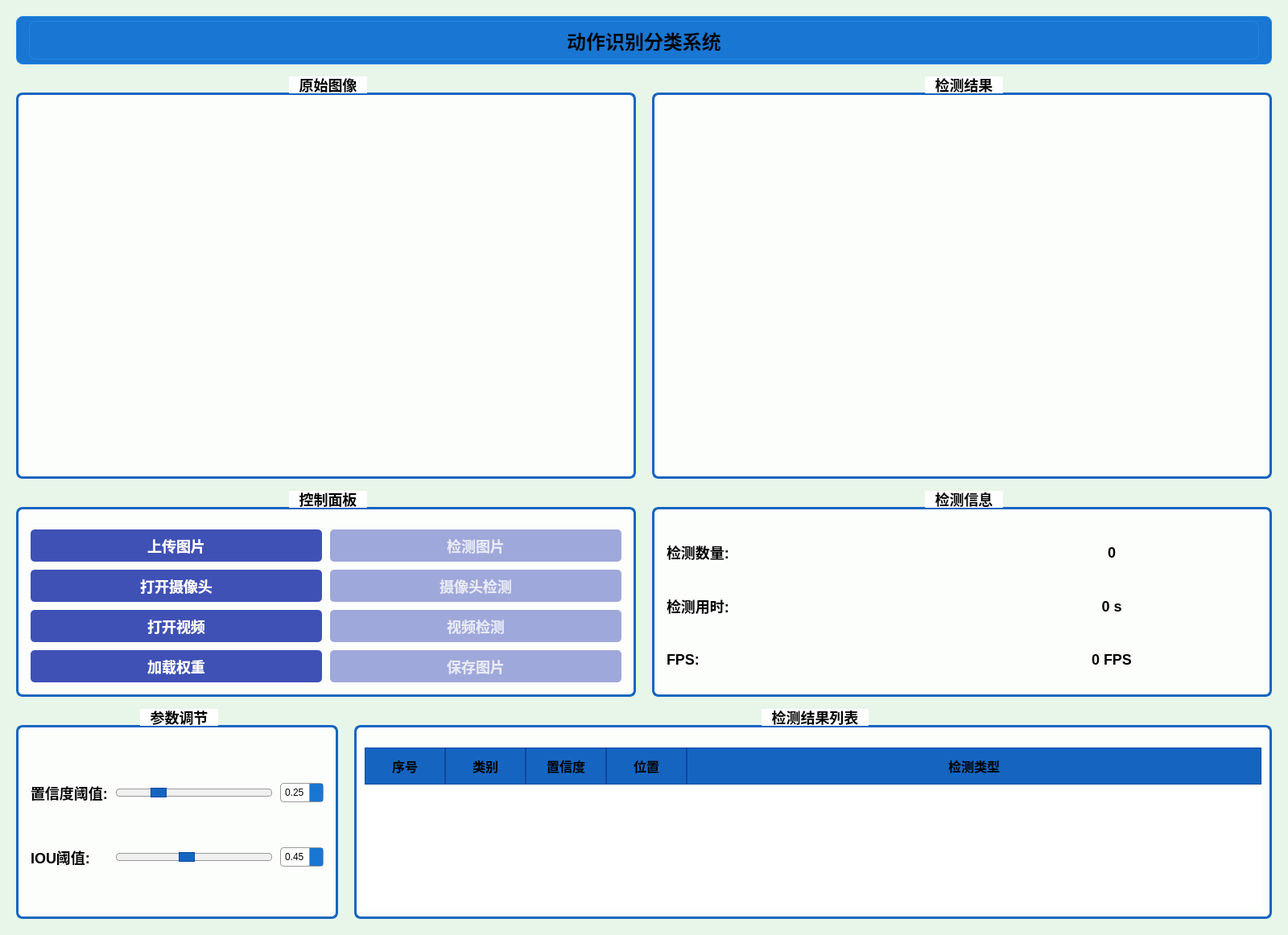
<?xml version="1.0" encoding="UTF-8"?>
<ui version="4.0">
 <class>GrapeDetectionApp</class>
 <widget class="QMainWindow" name="GrapeDetectionApp">
  <property name="geometry">
   <rect>
    <x>0</x>
    <y>0</y>
    <width>1600</width>
    <height>1000</height>
   </rect>
  </property>
  <property name="font">
   <font>
    <family>微软雅黑</family>
    <pointsize>14</pointsize>
   </font>
  </property>
  <property name="windowTitle">
   <string>动作识别分类系统</string>
  </property>
  <property name="styleSheet">
   <string notr="true">QMainWindow {
	background-color: #e8f5e9;
}</string>
  </property>
  <widget class="QWidget" name="centralwidget">
   <layout class="QVBoxLayout" name="main_layout">
    <property name="spacing">
     <number>15</number>
    </property>
    <property name="leftMargin">
     <number>20</number>
    </property>
    <property name="topMargin">
     <number>20</number>
    </property>
    <property name="rightMargin">
     <number>20</number>
    </property>
    <property name="bottomMargin">
     <number>20</number>
    </property>
    <item>
     <widget class="QFrame" name="header_frame">
      <property name="minimumSize">
       <size>
        <width>0</width>
        <height>60</height>
       </size>
      </property>
      <property name="maximumSize">
       <size>
        <width>16777215</width>
        <height>60</height>
       </size>
      </property>
      <property name="styleSheet">
       <string notr="true">QFrame {
    background-color: #1976D2;
    border-radius: 8px;
    border: 1px solid #1E88E5;
}</string>
      </property>
      <property name="frameShape">
       <enum>QFrame::StyledPanel</enum>
      </property>
      <property name="frameShadow">
       <enum>QFrame::Raised</enum>
      </property>
      <layout class="QHBoxLayout" name="horizontalLayout">
       <property name="leftMargin">
        <number>15</number>
       </property>
       <property name="topMargin">
        <number>5</number>
       </property>
       <property name="rightMargin">
        <number>15</number>
       </property>
       <property name="bottomMargin">
        <number>5</number>
       </property>
       <item>
        <widget class="QLabel" name="title_label">
         <property name="styleSheet">
          <string notr="true">color: #000000;
font-size: 24px;
font-weight: bold;
padding: 10px;</string>
         </property>
         <property name="text">
          <string>动作识别分类系统</string>
         </property>
         <property name="alignment">
          <set>Qt::AlignCenter</set>
         </property>
        </widget>
       </item>
      </layout>
     </widget>
    </item>
    <item>
     <layout class="QHBoxLayout" name="top_layout" stretch="1,1">
      <property name="spacing">
       <number>20</number>
      </property>
      <item>
       <widget class="QGroupBox" name="original_group">
        <property name="minimumSize">
         <size>
          <width>600</width>
          <height>500</height>
         </size>
        </property>
        <property name="styleSheet">
         <string notr="true">QGroupBox {
    font-size: 18px;
    font-weight: bold;
    border: 3px solid #1565C0;
    border-radius: 8px;
    margin-top: 20px;
    background-color: rgba(255, 255, 255, 220);
}
QGroupBox::title {
    subcontrol-origin: margin;
    subcontrol-position: top center;
    padding: 0 10px;
    color: #000000;
    background-color: white;
}</string>
        </property>
        <property name="title">
         <string>原始图像</string>
        </property>
        <layout class="QVBoxLayout" name="verticalLayout_2">
         <property name="spacing">
          <number>0</number>
         </property>
         <property name="leftMargin">
          <number>3</number>
         </property>
         <property name="topMargin">
          <number>25</number>
         </property>
         <property name="rightMargin">
          <number>3</number>
         </property>
         <property name="bottomMargin">
          <number>3</number>
         </property>
         <item>
          <widget class="QLabel" name="original_label">
           <property name="styleSheet">
            <string notr="true">border: none; padding: 0px; margin: 0px; color: #000000;</string>
           </property>
           <property name="text">
            <string/>
           </property>
           <property name="scaledContents">
            <bool>true</bool>
           </property>
           <property name="alignment">
            <set>Qt::AlignCenter</set>
           </property>
          </widget>
         </item>
        </layout>
       </widget>
      </item>
      <item>
       <widget class="QGroupBox" name="result_group">
        <property name="minimumSize">
         <size>
          <width>600</width>
          <height>500</height>
         </size>
        </property>
        <property name="styleSheet">
         <string notr="true">QGroupBox {
    font-size: 18px;
    font-weight: bold;
    border: 3px solid #1565C0;
    border-radius: 8px;
    margin-top: 20px;
    background-color: rgba(255, 255, 255, 220);
}
QGroupBox::title {
    subcontrol-origin: margin;
    subcontrol-position: top center;
    padding: 0 10px;
    color: #000000;
    background-color: white;
}</string>
        </property>
        <property name="title">
         <string>检测结果</string>
        </property>
        <layout class="QVBoxLayout" name="verticalLayout_3">
         <property name="spacing">
          <number>0</number>
         </property>
         <property name="leftMargin">
          <number>3</number>
         </property>
         <property name="topMargin">
          <number>25</number>
         </property>
         <property name="rightMargin">
          <number>3</number>
         </property>
         <property name="bottomMargin">
          <number>3</number>
         </property>
         <item>
          <widget class="QLabel" name="result_label">
           <property name="styleSheet">
            <string notr="true">border: none; padding: 0px; margin: 0px; color: #000000;</string>
           </property>
           <property name="text">
            <string/>
           </property>
           <property name="scaledContents">
            <bool>true</bool>
           </property>
           <property name="alignment">
            <set>Qt::AlignCenter</set>
           </property>
          </widget>
         </item>
        </layout>
       </widget>
      </item>
     </layout>
    </item>
    <item>
     <layout class="QHBoxLayout" name="middle_layout">
      <property name="spacing">
       <number>20</number>
      </property>
      <item>
       <widget class="QGroupBox" name="control_group">
        <property name="styleSheet">
         <string notr="true">QGroupBox {
    font-size: 18px;
    font-weight: bold;
    border: 3px solid #1565C0;
    border-radius: 8px;
    margin-top: 20px;
    background-color: rgba(255, 255, 255, 220);
}
QGroupBox::title {
    subcontrol-origin: margin;
    subcontrol-position: top center;
    padding: 0 10px;
    color: #000000;
    background-color: white;
}</string>
        </property>
        <property name="title">
         <string>控制面板</string>
        </property>
        <layout class="QGridLayout" name="gridLayout">
         <property name="leftMargin">
          <number>15</number>
         </property>
         <property name="topMargin">
          <number>25</number>
         </property>
         <property name="rightMargin">
          <number>15</number>
         </property>
         <property name="bottomMargin">
          <number>15</number>
         </property>
         <property name="spacing">
          <number>10</number>
         </property>
         <item row="0" column="0">
          <widget class="QPushButton" name="upload_btn">
           <property name="minimumSize">
            <size>
             <width>0</width>
             <height>40</height>
            </size>
           </property>
           <property name="styleSheet">
            <string notr="true">QPushButton {
    background-color: #3f51b5;
    color: white;
    border: none;
    border-radius: 5px;
    padding: 8px 16px;
    font-size: 18px;
    font-weight: bold;
    box-shadow: 0 2px 5px rgba(0, 0, 0, 0.3);
}
QPushButton:hover {
    background-color: #5c6bc0;
}
QPushButton:pressed {
    background-color: #303f9f;
    box-shadow: 0 1px 2px rgba(0, 0, 0, 0.3);
}
QPushButton:disabled {
    background-color: #9fa8da;
    color: #e8eaf6;
}</string>
           </property>
           <property name="text">
            <string>上传图片</string>
           </property>
          </widget>
         </item>
         <item row="0" column="1">
          <widget class="QPushButton" name="detect_btn">
           <property name="enabled">
            <bool>false</bool>
           </property>
           <property name="minimumSize">
            <size>
             <width>0</width>
             <height>40</height>
            </size>
           </property>
           <property name="styleSheet">
            <string notr="true">QPushButton {
    background-color: #3f51b5;
    color: white;
    border: none;
    border-radius: 5px;
    padding: 8px 16px;
    font-size: 18px;
    font-weight: bold;
    box-shadow: 0 2px 5px rgba(0, 0, 0, 0.3);
}
QPushButton:hover {
    background-color: #5c6bc0;
}
QPushButton:pressed {
    background-color: #303f9f;
    box-shadow: 0 1px 2px rgba(0, 0, 0, 0.3);
}
QPushButton:disabled {
    background-color: #9fa8da;
    color: #e8eaf6;
}</string>
           </property>
           <property name="text">
            <string>检测图片</string>
           </property>
          </widget>
         </item>
         <item row="1" column="0">
          <widget class="QPushButton" name="camera_btn">
           <property name="minimumSize">
            <size>
             <width>0</width>
             <height>40</height>
            </size>
           </property>
           <property name="styleSheet">
            <string notr="true">QPushButton {
    background-color: #3f51b5;
    color: white;
    border: none;
    border-radius: 5px;
    padding: 8px 16px;
    font-size: 18px;
    font-weight: bold;
    box-shadow: 0 2px 5px rgba(0, 0, 0, 0.3);
}
QPushButton:hover {
    background-color: #5c6bc0;
}
QPushButton:pressed {
    background-color: #303f9f;
    box-shadow: 0 1px 2px rgba(0, 0, 0, 0.3);
}
QPushButton:disabled {
    background-color: #9fa8da;
    color: #e8eaf6;
}</string>
           </property>
           <property name="text">
            <string>打开摄像头</string>
           </property>
          </widget>
         </item>
         <item row="1" column="1">
          <widget class="QPushButton" name="detect_camera_btn">
           <property name="enabled">
            <bool>false</bool>
           </property>
           <property name="minimumSize">
            <size>
             <width>0</width>
             <height>40</height>
            </size>
           </property>
           <property name="styleSheet">
            <string notr="true">QPushButton {
    background-color: #3f51b5;
    color: white;
    border: none;
    border-radius: 5px;
    padding: 8px 16px;
    font-size: 18px;
    font-weight: bold;
    box-shadow: 0 2px 5px rgba(0, 0, 0, 0.3);
}
QPushButton:hover {
    background-color: #5c6bc0;
}
QPushButton:pressed {
    background-color: #303f9f;
    box-shadow: 0 1px 2px rgba(0, 0, 0, 0.3);
}
QPushButton:disabled {
    background-color: #9fa8da;
    color: #e8eaf6;
}</string>
           </property>
           <property name="text">
            <string>摄像头检测</string>
           </property>
          </widget>
         </item>
         <item row="2" column="0">
          <widget class="QPushButton" name="video_btn">
           <property name="minimumSize">
            <size>
             <width>0</width>
             <height>40</height>
            </size>
           </property>
           <property name="styleSheet">
            <string notr="true">QPushButton {
    background-color: #3f51b5;
    color: white;
    border: none;
    border-radius: 5px;
    padding: 8px 16px;
    font-size: 18px;
    font-weight: bold;
    box-shadow: 0 2px 5px rgba(0, 0, 0, 0.3);
}
QPushButton:hover {
    background-color: #5c6bc0;
}
QPushButton:pressed {
    background-color: #303f9f;
    box-shadow: 0 1px 2px rgba(0, 0, 0, 0.3);
}
QPushButton:disabled {
    background-color: #9fa8da;
    color: #e8eaf6;
}</string>
           </property>
           <property name="text">
            <string>打开视频</string>
           </property>
          </widget>
         </item>
         <item row="2" column="1">
          <widget class="QPushButton" name="detect_video_btn">
           <property name="enabled">
            <bool>false</bool>
           </property>
           <property name="minimumSize">
            <size>
             <width>0</width>
             <height>40</height>
            </size>
           </property>
           <property name="styleSheet">
            <string notr="true">QPushButton {
    background-color: #3f51b5;
    color: white;
    border: none;
    border-radius: 5px;
    padding: 8px 16px;
    font-size: 18px;
    font-weight: bold;
    box-shadow: 0 2px 5px rgba(0, 0, 0, 0.3);
}
QPushButton:hover {
    background-color: #5c6bc0;
}
QPushButton:pressed {
    background-color: #303f9f;
    box-shadow: 0 1px 2px rgba(0, 0, 0, 0.3);
}
QPushButton:disabled {
    background-color: #9fa8da;
    color: #e8eaf6;
}</string>
           </property>
           <property name="text">
            <string>视频检测</string>
           </property>
          </widget>
         </item>
         <item row="3" column="0">
          <widget class="QPushButton" name="load_weight_btn">
           <property name="minimumSize">
            <size>
             <width>0</width>
             <height>40</height>
            </size>
           </property>
           <property name="styleSheet">
            <string notr="true">QPushButton {
    background-color: #3f51b5;
    color: white;
    border: none;
    border-radius: 5px;
    padding: 8px 16px;
    font-size: 18px;
    font-weight: bold;
    box-shadow: 0 2px 5px rgba(0, 0, 0, 0.3);
}
QPushButton:hover {
    background-color: #5c6bc0;
}
QPushButton:pressed {
    background-color: #303f9f;
    box-shadow: 0 1px 2px rgba(0, 0, 0, 0.3);
}
QPushButton:disabled {
    background-color: #9fa8da;
    color: #e8eaf6;
}</string>
           </property>
           <property name="text">
            <string>加载权重</string>
           </property>
          </widget>
         </item>
         <item row="3" column="1">
          <widget class="QPushButton" name="save_image_btn">
           <property name="enabled">
            <bool>false</bool>
           </property>
           <property name="minimumSize">
            <size>
             <width>0</width>
             <height>40</height>
            </size>
           </property>
           <property name="styleSheet">
            <string notr="true">QPushButton {
    background-color: #3f51b5;
    color: white;
    border: none;
    border-radius: 5px;
    padding: 8px 16px;
    font-size: 18px;
    font-weight: bold;
    box-shadow: 0 2px 5px rgba(0, 0, 0, 0.3);
}
QPushButton:hover {
    background-color: #5c6bc0;
}
QPushButton:pressed {
    background-color: #303f9f;
    box-shadow: 0 1px 2px rgba(0, 0, 0, 0.3);
}
QPushButton:disabled {
    background-color: #9fa8da;
    color: #e8eaf6;
}</string>
           </property>
           <property name="text">
            <string>保存图片</string>
           </property>
          </widget>
         </item>
        </layout>
       </widget>
      </item>
      <item>
       <widget class="QGroupBox" name="info_group">
        <property name="styleSheet">
         <string notr="true">QGroupBox {
    font-size: 18px;
    font-weight: bold;
    border: 3px solid #1565C0;
    border-radius: 8px;
    margin-top: 20px;
    background-color: rgba(255, 255, 255, 220);
}
QGroupBox::title {
    subcontrol-origin: margin;
    subcontrol-position: top center;
    padding: 0 10px;
    color: #000000;
    background-color: white;
}</string>
        </property>
        <property name="title">
         <string>检测信息</string>
        </property>
        <layout class="QGridLayout" name="gridLayout_2">
         <property name="leftMargin">
          <number>15</number>
         </property>
         <property name="topMargin">
          <number>25</number>
         </property>
         <property name="rightMargin">
          <number>15</number>
         </property>
         <property name="bottomMargin">
          <number>15</number>
         </property>
         <property name="spacing">
          <number>10</number>
         </property>
         <item row="0" column="0">
          <widget class="QLabel" name="label">
           <property name="styleSheet">
            <string notr="true">color: #000000;
font-size: 18px;
font-weight: bold;</string>
           </property>
           <property name="text">
            <string>检测数量:</string>
           </property>
          </widget>
         </item>
         <item row="0" column="1">
          <widget class="QLabel" name="count_label">
           <property name="styleSheet">
            <string notr="true">color: #000000;
font-size: 18px;
font-weight: bold;</string>
           </property>
           <property name="text">
            <string>0</string>
           </property>
           <property name="alignment">
            <set>Qt::AlignCenter</set>
           </property>
          </widget>
         </item>
         <item row="1" column="0">
          <widget class="QLabel" name="label_3">
           <property name="styleSheet">
            <string notr="true">color: #000000;
font-size: 18px;
font-weight: bold;</string>
           </property>
           <property name="text">
            <string>检测用时:</string>
           </property>
          </widget>
         </item>
         <item row="1" column="1">
          <widget class="QLabel" name="time_label">
           <property name="styleSheet">
            <string notr="true">color: #000000;
font-size: 18px;
font-weight: bold;</string>
           </property>
           <property name="text">
            <string>0 s</string>
           </property>
           <property name="alignment">
            <set>Qt::AlignCenter</set>
           </property>
          </widget>
         </item>
         <item row="2" column="0">
          <widget class="QLabel" name="label_fps">
           <property name="styleSheet">
            <string notr="true">color: #000000;
font-size: 18px;
font-weight: bold;</string>
           </property>
           <property name="text">
            <string>FPS:</string>
           </property>
          </widget>
         </item>
         <item row="2" column="1">
          <widget class="QLabel" name="fps_label">
           <property name="styleSheet">
            <string notr="true">color: #000000;
font-size: 18px;
font-weight: bold;</string>
           </property>
           <property name="text">
            <string>0 FPS</string>
           </property>
           <property name="alignment">
            <set>Qt::AlignCenter</set>
           </property>
          </widget>
         </item>
        </layout>
       </widget>
      </item>
     </layout>
    </item>
    <item>
     <layout class="QHBoxLayout" name="bottom_layout" stretch="1,2">
      <property name="spacing">
       <number>20</number>
      </property>
      <item>
       <widget class="QGroupBox" name="param_group">
        <property name="maximumSize">
         <size>
          <width>400</width>
          <height>16777215</height>
         </size>
        </property>
        <property name="styleSheet">
         <string notr="true">QGroupBox {
    font-size: 18px;
    font-weight: bold;
    border: 3px solid #1565C0;
    border-radius: 8px;
    margin-top: 20px;
    background-color: rgba(255, 255, 255, 220);
}
QGroupBox::title {
    subcontrol-origin: margin;
    subcontrol-position: top center;
    padding: 0 10px;
    color: #000000;
    background-color: white;
}</string>
        </property>
        <property name="title">
         <string>参数调节</string>
        </property>
        <layout class="QGridLayout" name="gridLayout_3">
         <property name="leftMargin">
          <number>15</number>
         </property>
         <property name="topMargin">
          <number>25</number>
         </property>
         <property name="rightMargin">
          <number>15</number>
         </property>
         <property name="bottomMargin">
          <number>15</number>
         </property>
         <property name="spacing">
          <number>10</number>
         </property>
         <item row="0" column="0">
          <widget class="QLabel" name="label_5">
           <property name="styleSheet">
            <string notr="true">color: #000000;
font-size: 18px;
font-weight: bold;</string>
           </property>
           <property name="text">
            <string>置信度阈值:</string>
           </property>
          </widget>
         </item>
         <item row="0" column="1">
          <widget class="QSlider" name="conf_slider">
           <property name="styleSheet">
            <string notr="true">QSlider::groove:horizontal {
    border: 1px solid #999999;
    height: 8px;
    background: #f0f0f0;
    margin: 2px 0;
    border-radius: 4px;
}
QSlider::handle:horizontal {
    background: #1565C0;
    border: 1px solid #0D47A1;
    width: 18px;
    margin: -2px 0;
    border-radius: 9px;
}
QSlider::handle:horizontal:hover {
    background: #1976D2;
}</string>
           </property>
           <property name="minimum">
            <number>1</number>
           </property>
           <property name="maximum">
            <number>99</number>
           </property>
           <property name="value">
            <number>25</number>
           </property>
           <property name="orientation">
            <enum>Qt::Horizontal</enum>
           </property>
           <property name="tickPosition">
            <enum>QSlider::TicksBelow</enum>
           </property>
           <property name="tickInterval">
            <number>10</number>
           </property>
          </widget>
         </item>
         <item row="0" column="2">
          <widget class="QDoubleSpinBox" name="conf_spinbox">
           <property name="styleSheet">
            <string notr="true">QDoubleSpinBox {
    border: 1px solid #999999;
    border-radius: 4px;
    padding: 3px;
    background: white;
    color: #000000;
}
QDoubleSpinBox::up-button, QDoubleSpinBox::down-button {
    width: 16px;
    border-left: 1px solid #999999;
    background: #1976D2;
}
QDoubleSpinBox::up-button:hover, QDoubleSpinBox::down-button:hover {
    background: #1E88E5;
}
QDoubleSpinBox::up-button:pressed, QDoubleSpinBox::down-button:pressed {
    background: #1976D2;
}</string>
           </property>
           <property name="decimals">
            <number>2</number>
           </property>
           <property name="minimum">
            <double>0.010000000000000</double>
           </property>
           <property name="maximum">
            <double>0.990000000000000</double>
           </property>
           <property name="singleStep">
            <double>0.010000000000000</double>
           </property>
           <property name="value">
            <double>0.250000000000000</double>
           </property>
          </widget>
         </item>
         <item row="1" column="0">
          <widget class="QLabel" name="label_6">
           <property name="styleSheet">
            <string notr="true">color: #000000;
font-size: 18px;
font-weight: bold;</string>
           </property>
           <property name="text">
            <string>IOU阈值:</string>
           </property>
          </widget>
         </item>
         <item row="1" column="1">
          <widget class="QSlider" name="iou_slider">
           <property name="styleSheet">
            <string notr="true">QSlider::groove:horizontal {
    border: 1px solid #999999;
    height: 8px;
    background: #f0f0f0;
    margin: 2px 0;
    border-radius: 4px;
}
QSlider::handle:horizontal {
    background: #1565C0;
    border: 1px solid #0D47A1;
    width: 18px;
    margin: -2px 0;
    border-radius: 9px;
}
QSlider::handle:horizontal:hover {
    background: #1976D2;
}</string>
           </property>
           <property name="minimum">
            <number>1</number>
           </property>
           <property name="maximum">
            <number>99</number>
           </property>
           <property name="value">
            <number>45</number>
           </property>
           <property name="orientation">
            <enum>Qt::Horizontal</enum>
           </property>
           <property name="tickPosition">
            <enum>QSlider::TicksBelow</enum>
           </property>
           <property name="tickInterval">
            <number>10</number>
           </property>
          </widget>
         </item>
         <item row="1" column="2">
          <widget class="QDoubleSpinBox" name="iou_spinbox">
           <property name="styleSheet">
            <string notr="true">QDoubleSpinBox {
    border: 1px solid #999999;
    border-radius: 4px;
    padding: 3px;
    background: white;
    color: #000000;
}
QDoubleSpinBox::up-button, QDoubleSpinBox::down-button {
    width: 16px;
    border-left: 1px solid #999999;
    background: #1976D2;
}
QDoubleSpinBox::up-button:hover, QDoubleSpinBox::down-button:hover {
    background: #1E88E5;
}
QDoubleSpinBox::up-button:pressed, QDoubleSpinBox::down-button:pressed {
    background: #1976D2;
}</string>
           </property>
           <property name="decimals">
            <number>2</number>
           </property>
           <property name="minimum">
            <double>0.010000000000000</double>
           </property>
           <property name="maximum">
            <double>0.990000000000000</double>
           </property>
           <property name="singleStep">
            <double>0.010000000000000</double>
           </property>
           <property name="value">
            <double>0.450000000000000</double>
           </property>
          </widget>
         </item>
        </layout>
       </widget>
      </item>
      <item>
       <widget class="QGroupBox" name="result_table_group">
        <property name="styleSheet">
         <string notr="true">QGroupBox {
    font-size: 18px;
    font-weight: bold;
    border: 3px solid #1565C0;
    border-radius: 8px;
    margin-top: 20px;
    background-color: rgba(255, 255, 255, 220);
}
QGroupBox::title {
    subcontrol-origin: margin;
    subcontrol-position: top center;
    padding: 0 10px;
    color: #000000;
    background-color: white;
}</string>
        </property>
        <property name="title">
         <string>检测结果列表</string>
        </property>
        <layout class="QVBoxLayout" name="verticalLayout">
         <property name="leftMargin">
          <number>10</number>
         </property>
         <property name="topMargin">
          <number>25</number>
         </property>
         <property name="rightMargin">
          <number>10</number>
         </property>
         <property name="bottomMargin">
          <number>10</number>
         </property>
         <item>
          <widget class="QTableWidget" name="result_table">
           <property name="minimumSize">
            <size>
             <width>0</width>
             <height>200</height>
            </size>
           </property>
           <property name="maximumSize">
            <size>
             <width>16777215</width>
             <height>250</height>
            </size>
           </property>
           <property name="font">
            <font>
             <family>微软雅黑</family>
             <pointsize>14</pointsize>
            </font>
           </property>
           <property name="styleSheet">
            <string notr="true">QTableWidget {
    background-color: rgba(255, 255, 255, 220);
    alternate-background-color: rgba(240, 240, 240, 220);
    border: none;
    gridline-color: #d0d0d0;
    selection-background-color: #1565C0;
    selection-color: white;
}
QTableWidget::item {
    padding: 5px;
    border-bottom: 1px solid #e0e0e0;
    color: #000000;
    font-size: 16px;
}
QTableWidget::item:selected {
    background-color: #1565C0;
    color: white;
}
QHeaderView::section {
    background-color: #1565C0;
    color: #000000;
    padding: 8px;
    border: 1px solid #0D47A1;
    font-weight: bold;
    font-size: 16px;
}
QScrollBar:vertical {
    border: none;
    background: #f0f0f0;
    width: 12px;
    margin: 0px;
}
QScrollBar::handle:vertical {
    background: #1976D2;
    min-height: 20px;
    border-radius: 6px;
}
QScrollBar::handle:vertical:hover {
    background: #1E88E5;
}</string>
           </property>
           <property name="alternatingRowColors">
            <bool>true</bool>
           </property>
           <attribute name="horizontalHeaderCascadingSectionResizes">
            <bool>true</bool>
           </attribute>
           <attribute name="horizontalHeaderStretchLastSection">
            <bool>true</bool>
           </attribute>
           <attribute name="verticalHeaderVisible">
            <bool>false</bool>
           </attribute>
           <attribute name="verticalHeaderDefaultSectionSize">
            <number>40</number>
           </attribute>
           <column>
            <property name="text">
             <string>序号</string>
            </property>
           </column>
           <column>
            <property name="text">
             <string>类别</string>
            </property>
           </column>
           <column>
            <property name="text">
             <string>置信度</string>
            </property>
           </column>
           <column>
            <property name="text">
             <string>位置</string>
            </property>
           </column>
           <column>
            <property name="text">
             <string>检测类型</string>
            </property>
           </column>
          </widget>
         </item>
        </layout>
       </widget>
      </item>
     </layout>
    </item>
   </layout>
  </widget>
 </widget>
 <resources/>
 <connections/>
</ui>
